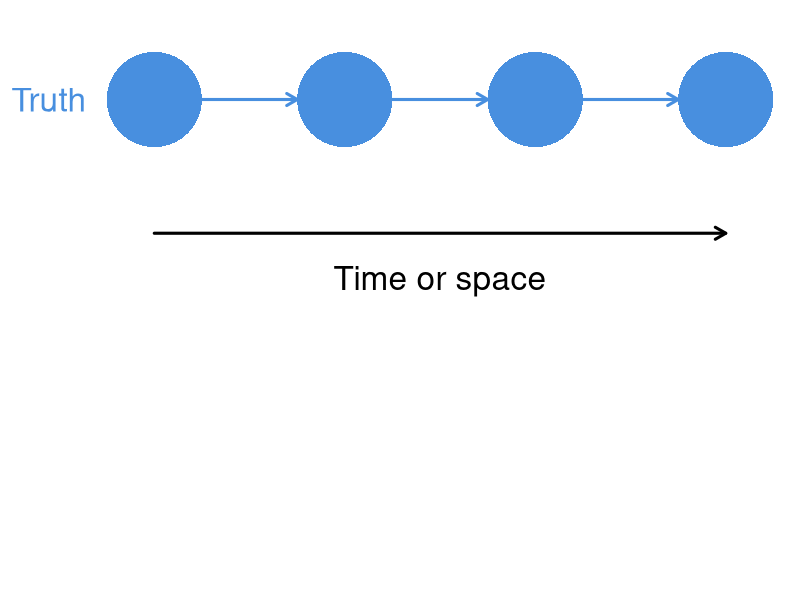
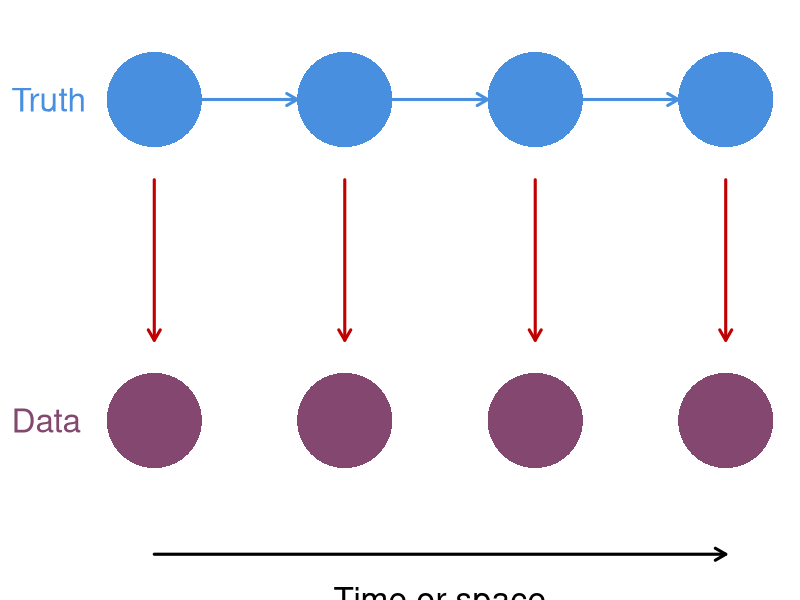
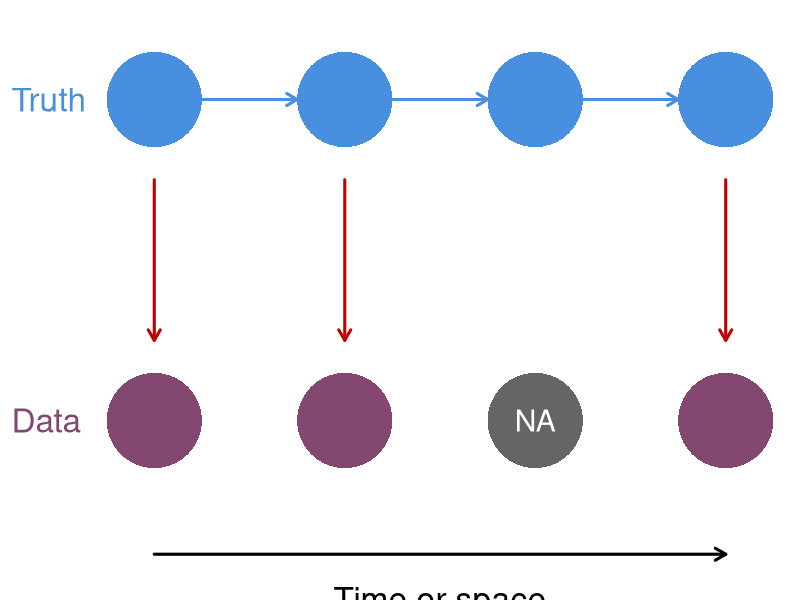
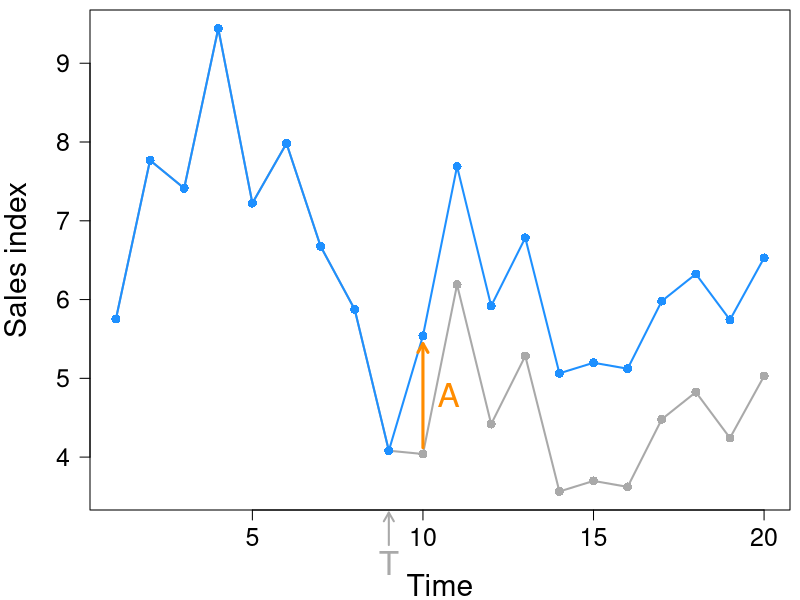

R code for these plots, in order:
## ---- chunk 1
options(htmltools.dir.version = FALSE, servr.daemon = TRUE)
## ---- chunk 2
par(mai=c(0.8,0.8,0,0), omi=rep(0,4))
## boundaries
ss <- 5
nn <- 7
rr <- ss*3
cc <- ss*nn
## mid-points
xm <- ss/2 + seq(0,cc-ss,ss)
ymt <- rr - ss/2
ymb <- ss/2
## arrow locs
x0t <- seq(ss, by=2*ss, len=3)
x1t <- x0t + ss
## empty plot space
plot(c(0,cc), c(0,rr), type="n", xlab="", ylab="",
     xaxt="n", yaxt="n", bty="n")
## top row: state
symbols(x=xm[c(1,3,5,7)], y=rep(ymt,4), circles=rep(ss/2,4),
        lty="solid",  fg=NA, bg="#488fdf",
        inches=FALSE, add=TRUE, lwd=3)
text("Truth", x=-ss, y=ymt, adj=c(0,0.5), xpd=NA,
     cex=2, col="#488fdf")
arrows(x0=x0t,x1=x1t,y0=ymt, col="#488fdf", lwd=3, length=0.12)
## Time or space
arrows(x0=ss/2, x1=cc-ss/2, y0=-ss/3+ss*2,
       length=0.12, lwd=3, xpd=NA)
text("Time or space", x=cc/2, y=-ss/2+ss*2, xpd=NA, pos=1, cex=2)
## ---- chunk 3
par(mai=c(0.8,0.8,0,0), omi=rep(0,4))
## arrow locs
x0t <- seq(ss, by=2*ss, len=3)
x1t <- x0t + ss
y0b <- rr - ss
y1b <- ss
## empty plot space
plot(c(0,cc), c(0,rr), type="n", xlab="", ylab="",
     xaxt="n", yaxt="n", bty="n")
## top row: state
symbols(x=xm[c(1,3,5,7)], y=rep(ymt,4), circles=rep(ss/2,4),
        lty="solid",  fg=NA, bg="#488fdf",
        inches=FALSE, add=TRUE, lwd=3)
text("Truth", x=-ss, y=ymt, adj=c(0,0.5), xpd=NA,
     cex=2, col="#488fdf")
## arrows
arrows(x0=x0t,x1=x1t,y0=ymt, col="#488fdf", lwd=3, length=0.12)
## bottom row: obs
symbols(x=xm[c(1,3,5,7)], y=rep(ss/2,4), circles=rep(ss/2,4),
        lty="solid",  fg=NA, bg="#844870",
        inches=FALSE, add=TRUE, lwd=3)
text("Data", x=-ss, y=ss/2, adj=c(0,0.5), xpd=NA,
     cex=2, col="#844870")
## arrows
arrows(x0=xm[c(1,3,5,7)], y0=y0b, y1=y1b,
       col="#c10101", lwd=3, length=0.12)
## Time or space
arrows(x0=ss/2, x1=cc-ss/2, y0=-ss/3,
       length=0.12, lwd=3, xpd=NA)
text("Time or space", x=cc/2, y=-ss/2, xpd=NA, pos=1, cex=2)
## ---- chunk 4
par(mai=c(0.8,0.8,0,0), omi=rep(0,4))
## arrow locs
x0t <- seq(ss, by=2*ss, len=3)
x1t <- x0t + ss
y0b <- rr - ss
y1b <- ss
## empty plot space
plot(c(0,cc), c(0,rr), type="n", xlab="", ylab="",
     xaxt="n", yaxt="n", bty="n")
## top row: state
symbols(x=xm[c(1,3,5,7)], y=rep(ymt,4), circles=rep(ss/2,4),
        lty="solid",  fg=NA, bg="#488fdf",
        inches=FALSE, add=TRUE, lwd=3)
text("Truth", x=-ss, y=ymt, adj=c(0,0.5), xpd=NA,
     cex=2, col="#488fdf")
## arrows
arrows(x0=x0t,x1=x1t,y0=ymt, col="#488fdf", lwd=3, length=0.12)
## bottom row: obs
symbols(x=xm[c(1,3,7)], y=rep(ss/2,3), circles=rep(ss/2,3),
        lty="solid",  fg=NA, bg="#844870",
        inches=FALSE, add=TRUE, lwd=3)
text("Data", x=-ss, y=ss/2, adj=c(0,0.5), xpd=NA,
     cex=2, col="#844870")
## NA's
symbols(x=xm[5], y=ss/2, circles=ss/2,
        lty="solid",  fg=NA, bg="#656565",
        inches=FALSE, add=TRUE, lwd=3)
text("NA", x=xm[5], y=ss/2, cex=1.8, col="#ffffff")
## arrows
arrows(x0=xm[c(1,3,7)], y0=y0b, y1=y1b,
       col="#c10101", lwd=3, length=0.12)
## Time or space
arrows(x0=ss/2, x1=cc-ss/2, y0=-ss/3,
       length=0.12, lwd=3, xpd=NA)
text("Time or space", x=cc/2, y=-ss/2, xpd=NA, pos=1, cex=2)
## ---- chunk 5
tstar <- 9
tt <- 20

set.seed(666)

x1 <- cumsum(rnorm(tt)) + 5

dd <- c(rep(0,tstar), rep(1.5,20-tstar))
x2 <- x1 + dd

par(mai=c(0.9,0.9,0.1,0.1), omi=c(0,0,0,0))

plot(seq(tt), x1, type="n", pch=16, las=1, 
        xlab="", ylab="", cex.axis=1.5)
mtext(side=1, "Time", line=3.5, cex=1.8)
mtext(side=2, "Sales index", line=3, cex=1.8)

lines(seq(tt), x1, type="o", pch=16, cex=1.2, las=1, col="darkgray", lwd=2)

lines(seq(tt), x2, type="o", pch=16, cex=1.2, las=1, col="dodgerblue", lwd=2)

arrows(tstar+1, x1[tstar+1]*1.02, tstar+1, x2[tstar+1]*0.982,
       length=0.1, col="darkorange", lty="solid", lwd=3)
text(tstar+1.75, (x1[tstar+1]+x2[tstar+1])/2, "A",
	 cex=2, col="darkorange", adj=c(0.5,0.5))

scl <- 0.07
aB <- (par()$usr[4] - par()$usr[3])*scl
arrows(x0=tstar,y0=par()$usr[3]-aB,y1=par()$usr[3]*0.99,
       length=0.1, col="darkgray", xpd=TRUE, lwd=2)
text(tstar,par()$usr[3]-aB, "T",
	 cex=2, col="darkgray", pos=1, xpd=TRUE)
